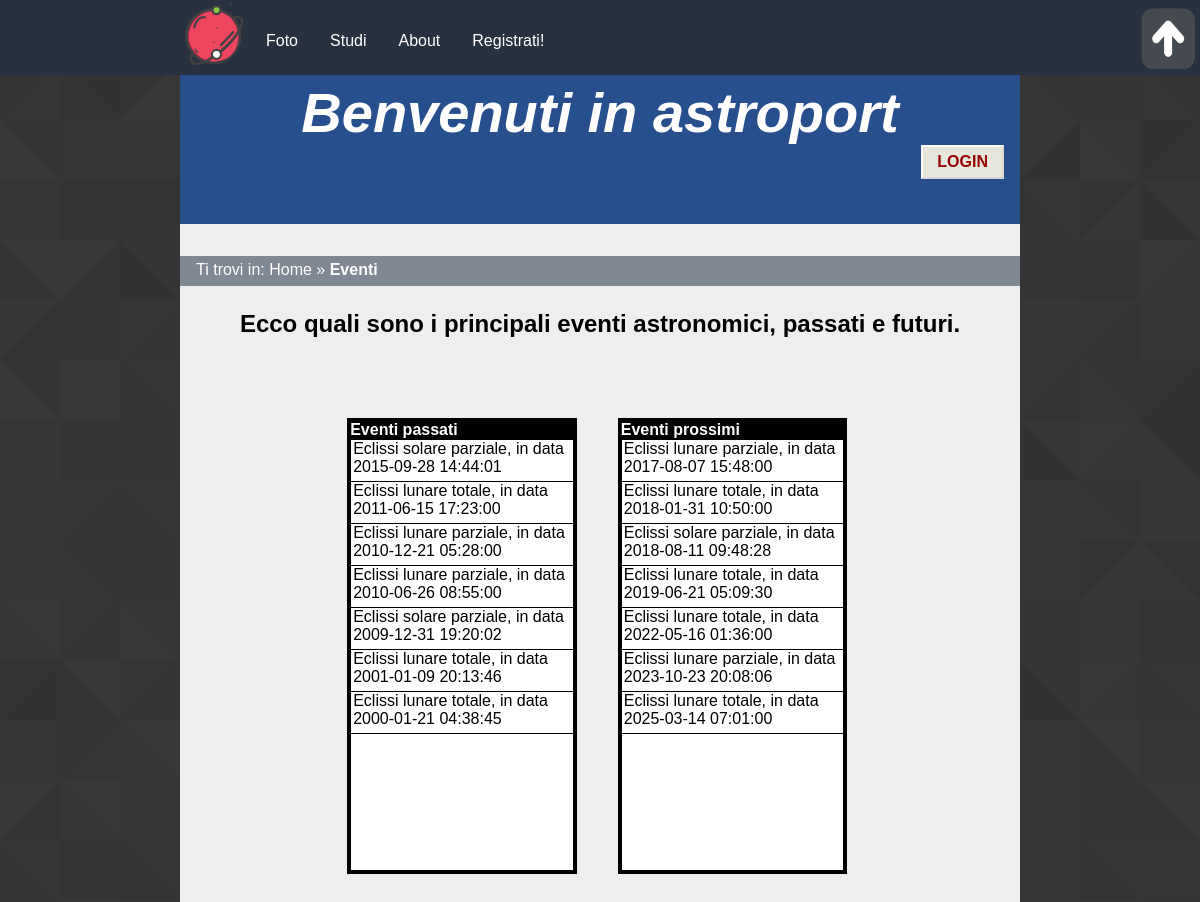
Page /eventi.php on the committed database.
### tables this page shows
CREATE TABLE `avvenimenti` (
  `idavvenimento` int(11) NOT NULL,
  `tipo` varchar(40) NOT NULL,
  `inizio` datetime NOT NULL,
  `fine` datetime DEFAULT NULL
);

### backend/connessione.php (called while the page is built, shortened)
<?php
   $errore_DB=FALSE;
?>

### eventi.php (the view, shortened to what this page needs)
<?php
    include "backend/connessione.php";
    echo file_get_contents("parti/eventi0.html");
    if(!isset($_SESSION['usermail'])) echo file_get_contents("parti/headernonloggato.html");
    else echo file_get_contents("parti/headerloggato.html");
	$datetime_now=date("Y-m-d H:i:s");
  echo file_get_contents("parti/eventi1.html");
  if($errore_DB==FALSE){
   if(!$result=$connessione->query("SELECT * FROM avvenimenti WHERE fine<'$datetime_now' ORDER BY fine DESC")){
     echo '<p>Abbiamo riscontrato dei problemi nel visualizzare gli eventi passati.</p>';
   }else{
    if($result->num_rows>0){
      while($row=$result->fetch_array(MYSQLI_ASSOC)){
        echo "<p>".$row['tipo'].", in data ".$row['inizio']."</p>";
      }
     }
   }
 }else echo '<p>'.$msg_errore_DB.'</p>';
  echo file_get_contents("parti/eventi2.html");
 if($errore_DB==FALSE){
  if(!$result=$connessione->query("SELECT * FROM avvenimenti WHERE fine>'$datetime_now'ORDER BY inizio")){
    echo '<p>Abbiamo riscontrato dei problemi nel visualizzare gli eventi futuri.</p>';
	}else{
		if($result->num_rows>0){
			while($row=$result->fetch_array(MYSQLI_ASSOC)){
				echo "<p>".$row['tipo'].", in data ".$row['inizio']."</p>";
			}
		}
	}
}else echo $msg_errore_DB;
  echo file_get_contents("parti/eventi3.html");
?>

### style/desktop_style.css (style rules this page uses)
* { padding: 0em; margin: 0em; }
html { height:100%; min-height: 100%; }
body { font-family: Verdana, Helvetica, Georgia, sans-serif; max-width: 70%; min-width: 46.875em; margin-left: auto; margin-right: auto; height:100%; min-height: 100%; color: #000000; background-image: url("images/as.png"); }
a img { border:0; }
#content { background-color: #edeeef; min-height:100%; padding-bottom: 10em; }
#logo_home { float: left; width: 4.375em; height: 4.375em; margin-left: 15%; display: inline-block; }
#content_menu { width: 70%; }
#menu { background-color: #28313f; position: fixed; left: 0; width: 100%; height: 4.6875em; z-index: 2; }
#content_menu { margin-left: 15%; }
#menu #main_content { position:absolute; left:0; color:#28313f; }
#content_menu ul { list-style-type: none; }
#content_menu a { float: left; color: white; background-color: #28313f; padding: 1em; border: 0px solid black; height: 1.25em; text-align: center; text-decoration: none; display: inline-block; font-size: 1em; margin-top:1em; -ms-transition: 0.3s; -webkit-transition:0.3s; -moz-transition: 0.3s; transition: 0.3s; }
#tornasu { position: absolute; margin-top: 0.5em; right: 0; width: 4em; height: 4em; }
#header { background-color: #274f8e; clear: both; margin-left: auto; margin-right: auto; padding-top: 5em; height: 9em; }
#header h1 { font-size: 3.5em; }
#eventi { margin-top: 2em; margin-left: auto; margin-right: auto; width: 70%; height: 30em; }
.contorno { width: 38%; height: 28.125em; padding:0.1875em; color:white; background-color:black; margin-top: 2em; margin-bottom: 1em; margin-left: 7%; float: left; }
#eventi_pre, #eventi_next { background-color: #fff; border: 1px solid black; height: 26.875em; max-width:99%; overflow-y:auto; padding-right: 0.125em; color:black; }
#content #eventi_pre p, #content #eventi_next p { text-align: left; padding-bottom: 5px; padding-left: 2px; border-bottom: 1px solid black; padding-top: 0px; margin-left: 0; margin-right: 0; width:100%; }
#header h1 { color: white; font-style: italic; text-align: center; }
#content h2, #content h3 { text-align: center; margin-top: 1em; margin-bottom: 2em; }
#breadcrumb { background-color: #808893; width: 100%; margin-top: 2em; height: 1.875em; }
#content #breadcrumb p { color:white; margin-left: 0; margin-right: 0; padding-left: 1em; padding-top: 0.3em; }
#breadcrumb a { text-decoration: none; color: white; }
#button_reg, #log_b, #button_login a, #comment { background: #e6e6dc; font-size: 1em; color: #900; padding: 6px 14px; border-width: 2px; border-style: solid; border-color: #fff #d8d8d0 #d8d8d0 #fff; text-decoration: none; text-transform: uppercase; font-weight: bold; display: block; }
#button_login a { float: right; margin-right: 1em; margin-bottom: 2em; }
#content p { padding-top: 1.5em; width:70%; margin-left: auto; margin-right: auto; }

### rows in the picture
avvenimenti: tipo "Eclissi solare parziale", inizio "2015-09-28 14:44:01"
avvenimenti: tipo "Eclissi lunare totale", inizio "2011-06-15 17:23:00"
avvenimenti: tipo "Eclissi lunare parziale", inizio "2010-12-21 05:28:00"
avvenimenti: tipo "Eclissi lunare parziale", inizio "2010-06-26 08:55:00"
avvenimenti: tipo "Eclissi solare parziale", inizio "2009-12-31 19:20:02"
avvenimenti: tipo "Eclissi lunare totale", inizio "2001-01-09 20:13:46"
avvenimenti: tipo "Eclissi lunare totale", inizio "2000-01-21 04:38:45"
avvenimenti: tipo "Eclissi lunare parziale", inizio "2017-08-07 15:48:00"
avvenimenti: tipo "Eclissi lunare totale", inizio "2018-01-31 10:50:00"
avvenimenti: tipo "Eclissi solare parziale", inizio "2018-08-11 09:48:28"
avvenimenti: tipo "Eclissi lunare totale", inizio "2019-06-21 05:09:30"
avvenimenti: tipo "Eclissi lunare totale", inizio "2022-05-16 01:36:00"
avvenimenti: tipo "Eclissi lunare parziale", inizio "2023-10-23 20:08:06"
avvenimenti: tipo "Eclissi lunare totale", inizio "2025-03-14 07:01:00"

### other values in the picture
file_get_contents("parti/eventi0.html") "Foto Studi About Registrati! Benvenuti in astroport"
file_get_contents("parti/headernonloggato.html") "LOGIN"
file_get_contents("parti/eventi1.html") "Ti trovi in: Home » Eventi Ecco quali sono i principali eventi astronomici, passati e futuri. Eventi passati"
file_get_contents("parti/eventi2.html") "Eventi prossimi"
